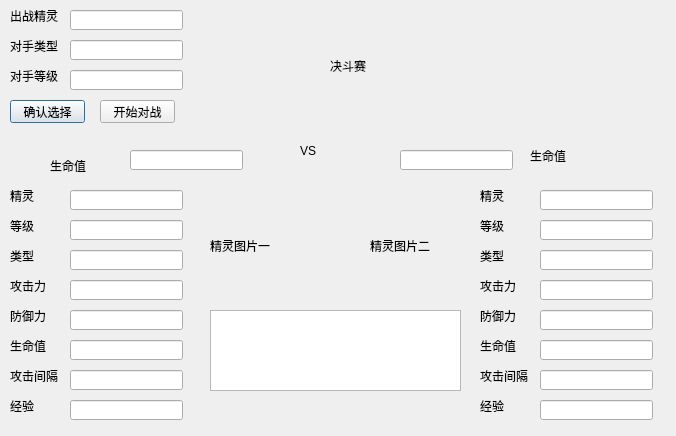
<?xml version="1.0" encoding="UTF-8"?>
<ui version="4.0">
 <class>fight1</class>
 <widget class="QDialog" name="fight1">
  <property name="geometry">
   <rect>
    <x>0</x>
    <y>0</y>
    <width>676</width>
    <height>436</height>
   </rect>
  </property>
  <property name="windowTitle">
   <string>Dialog</string>
  </property>
  <widget class="QLabel" name="label">
   <property name="geometry">
    <rect>
     <x>10</x>
     <y>10</y>
     <width>54</width>
     <height>12</height>
    </rect>
   </property>
   <property name="text">
    <string>出战精灵</string>
   </property>
  </widget>
  <widget class="QLabel" name="label_2">
   <property name="geometry">
    <rect>
     <x>10</x>
     <y>40</y>
     <width>54</width>
     <height>12</height>
    </rect>
   </property>
   <property name="text">
    <string>对手类型</string>
   </property>
  </widget>
  <widget class="QLabel" name="label_3">
   <property name="geometry">
    <rect>
     <x>10</x>
     <y>70</y>
     <width>54</width>
     <height>12</height>
    </rect>
   </property>
   <property name="text">
    <string>对手等级</string>
   </property>
  </widget>
  <widget class="QPushButton" name="pushButton">
   <property name="geometry">
    <rect>
     <x>10</x>
     <y>100</y>
     <width>75</width>
     <height>23</height>
    </rect>
   </property>
   <property name="text">
    <string>确认选择</string>
   </property>
  </widget>
  <widget class="QPushButton" name="pushButton_2">
   <property name="geometry">
    <rect>
     <x>100</x>
     <y>100</y>
     <width>75</width>
     <height>23</height>
    </rect>
   </property>
   <property name="text">
    <string>开始对战</string>
   </property>
  </widget>
  <widget class="QLabel" name="label_4">
   <property name="geometry">
    <rect>
     <x>50</x>
     <y>160</y>
     <width>54</width>
     <height>12</height>
    </rect>
   </property>
   <property name="text">
    <string>生命值</string>
   </property>
  </widget>
  <widget class="QLabel" name="label_5">
   <property name="geometry">
    <rect>
     <x>10</x>
     <y>190</y>
     <width>54</width>
     <height>12</height>
    </rect>
   </property>
   <property name="text">
    <string>精灵</string>
   </property>
  </widget>
  <widget class="QLabel" name="label_6">
   <property name="geometry">
    <rect>
     <x>10</x>
     <y>220</y>
     <width>54</width>
     <height>12</height>
    </rect>
   </property>
   <property name="text">
    <string>等级</string>
   </property>
  </widget>
  <widget class="QLabel" name="label_7">
   <property name="geometry">
    <rect>
     <x>10</x>
     <y>250</y>
     <width>54</width>
     <height>12</height>
    </rect>
   </property>
   <property name="text">
    <string>类型</string>
   </property>
  </widget>
  <widget class="QLabel" name="label_8">
   <property name="geometry">
    <rect>
     <x>10</x>
     <y>280</y>
     <width>54</width>
     <height>12</height>
    </rect>
   </property>
   <property name="text">
    <string>攻击力</string>
   </property>
  </widget>
  <widget class="QLabel" name="label_9">
   <property name="geometry">
    <rect>
     <x>10</x>
     <y>310</y>
     <width>54</width>
     <height>12</height>
    </rect>
   </property>
   <property name="text">
    <string>防御力</string>
   </property>
  </widget>
  <widget class="QLabel" name="label_10">
   <property name="geometry">
    <rect>
     <x>10</x>
     <y>340</y>
     <width>54</width>
     <height>12</height>
    </rect>
   </property>
   <property name="text">
    <string>生命值</string>
   </property>
  </widget>
  <widget class="QLabel" name="label_11">
   <property name="geometry">
    <rect>
     <x>10</x>
     <y>370</y>
     <width>54</width>
     <height>12</height>
    </rect>
   </property>
   <property name="text">
    <string>攻击间隔</string>
   </property>
  </widget>
  <widget class="QLabel" name="label_12">
   <property name="geometry">
    <rect>
     <x>10</x>
     <y>400</y>
     <width>54</width>
     <height>12</height>
    </rect>
   </property>
   <property name="text">
    <string>经验</string>
   </property>
  </widget>
  <widget class="QLineEdit" name="lineEdit">
   <property name="geometry">
    <rect>
     <x>70</x>
     <y>190</y>
     <width>113</width>
     <height>20</height>
    </rect>
   </property>
  </widget>
  <widget class="QLineEdit" name="lineEdit_2">
   <property name="geometry">
    <rect>
     <x>70</x>
     <y>220</y>
     <width>113</width>
     <height>20</height>
    </rect>
   </property>
  </widget>
  <widget class="QLineEdit" name="lineEdit_3">
   <property name="geometry">
    <rect>
     <x>70</x>
     <y>250</y>
     <width>113</width>
     <height>20</height>
    </rect>
   </property>
  </widget>
  <widget class="QLineEdit" name="lineEdit_4">
   <property name="geometry">
    <rect>
     <x>70</x>
     <y>280</y>
     <width>113</width>
     <height>20</height>
    </rect>
   </property>
  </widget>
  <widget class="QLineEdit" name="lineEdit_5">
   <property name="geometry">
    <rect>
     <x>70</x>
     <y>310</y>
     <width>113</width>
     <height>20</height>
    </rect>
   </property>
  </widget>
  <widget class="QLineEdit" name="lineEdit_6">
   <property name="geometry">
    <rect>
     <x>70</x>
     <y>340</y>
     <width>113</width>
     <height>20</height>
    </rect>
   </property>
  </widget>
  <widget class="QLineEdit" name="lineEdit_7">
   <property name="geometry">
    <rect>
     <x>70</x>
     <y>370</y>
     <width>113</width>
     <height>20</height>
    </rect>
   </property>
  </widget>
  <widget class="QLineEdit" name="lineEdit_8">
   <property name="geometry">
    <rect>
     <x>70</x>
     <y>400</y>
     <width>113</width>
     <height>20</height>
    </rect>
   </property>
  </widget>
  <widget class="QLineEdit" name="lineEdit_9">
   <property name="geometry">
    <rect>
     <x>70</x>
     <y>10</y>
     <width>113</width>
     <height>20</height>
    </rect>
   </property>
  </widget>
  <widget class="QLineEdit" name="lineEdit_10">
   <property name="geometry">
    <rect>
     <x>70</x>
     <y>40</y>
     <width>113</width>
     <height>20</height>
    </rect>
   </property>
  </widget>
  <widget class="QLineEdit" name="lineEdit_11">
   <property name="geometry">
    <rect>
     <x>70</x>
     <y>70</y>
     <width>113</width>
     <height>20</height>
    </rect>
   </property>
  </widget>
  <widget class="QLineEdit" name="lineEdit_12">
   <property name="geometry">
    <rect>
     <x>130</x>
     <y>150</y>
     <width>113</width>
     <height>20</height>
    </rect>
   </property>
  </widget>
  <widget class="QLabel" name="label_13">
   <property name="geometry">
    <rect>
     <x>480</x>
     <y>190</y>
     <width>54</width>
     <height>12</height>
    </rect>
   </property>
   <property name="text">
    <string>精灵</string>
   </property>
  </widget>
  <widget class="QLineEdit" name="lineEdit_13">
   <property name="geometry">
    <rect>
     <x>540</x>
     <y>190</y>
     <width>113</width>
     <height>20</height>
    </rect>
   </property>
  </widget>
  <widget class="QLabel" name="label_14">
   <property name="geometry">
    <rect>
     <x>480</x>
     <y>220</y>
     <width>54</width>
     <height>12</height>
    </rect>
   </property>
   <property name="text">
    <string>等级</string>
   </property>
  </widget>
  <widget class="QLabel" name="label_15">
   <property name="geometry">
    <rect>
     <x>480</x>
     <y>250</y>
     <width>54</width>
     <height>12</height>
    </rect>
   </property>
   <property name="text">
    <string>类型</string>
   </property>
  </widget>
  <widget class="QLabel" name="label_16">
   <property name="geometry">
    <rect>
     <x>480</x>
     <y>280</y>
     <width>54</width>
     <height>12</height>
    </rect>
   </property>
   <property name="text">
    <string>攻击力</string>
   </property>
  </widget>
  <widget class="QLabel" name="label_17">
   <property name="geometry">
    <rect>
     <x>480</x>
     <y>310</y>
     <width>54</width>
     <height>12</height>
    </rect>
   </property>
   <property name="text">
    <string>防御力</string>
   </property>
  </widget>
  <widget class="QLabel" name="label_18">
   <property name="geometry">
    <rect>
     <x>480</x>
     <y>340</y>
     <width>54</width>
     <height>12</height>
    </rect>
   </property>
   <property name="text">
    <string>生命值</string>
   </property>
  </widget>
  <widget class="QLabel" name="label_19">
   <property name="geometry">
    <rect>
     <x>480</x>
     <y>370</y>
     <width>54</width>
     <height>12</height>
    </rect>
   </property>
   <property name="text">
    <string>攻击间隔</string>
   </property>
  </widget>
  <widget class="QLabel" name="label_20">
   <property name="geometry">
    <rect>
     <x>480</x>
     <y>400</y>
     <width>54</width>
     <height>12</height>
    </rect>
   </property>
   <property name="text">
    <string>经验</string>
   </property>
  </widget>
  <widget class="QLineEdit" name="lineEdit_14">
   <property name="geometry">
    <rect>
     <x>540</x>
     <y>220</y>
     <width>113</width>
     <height>20</height>
    </rect>
   </property>
  </widget>
  <widget class="QLineEdit" name="lineEdit_15">
   <property name="geometry">
    <rect>
     <x>540</x>
     <y>250</y>
     <width>113</width>
     <height>20</height>
    </rect>
   </property>
  </widget>
  <widget class="QLineEdit" name="lineEdit_16">
   <property name="geometry">
    <rect>
     <x>540</x>
     <y>280</y>
     <width>113</width>
     <height>20</height>
    </rect>
   </property>
  </widget>
  <widget class="QLineEdit" name="lineEdit_17">
   <property name="geometry">
    <rect>
     <x>540</x>
     <y>310</y>
     <width>113</width>
     <height>20</height>
    </rect>
   </property>
  </widget>
  <widget class="QLineEdit" name="lineEdit_18">
   <property name="geometry">
    <rect>
     <x>540</x>
     <y>340</y>
     <width>113</width>
     <height>20</height>
    </rect>
   </property>
  </widget>
  <widget class="QLineEdit" name="lineEdit_19">
   <property name="geometry">
    <rect>
     <x>540</x>
     <y>370</y>
     <width>113</width>
     <height>20</height>
    </rect>
   </property>
  </widget>
  <widget class="QLineEdit" name="lineEdit_20">
   <property name="geometry">
    <rect>
     <x>540</x>
     <y>400</y>
     <width>113</width>
     <height>20</height>
    </rect>
   </property>
  </widget>
  <widget class="QLabel" name="label_21">
   <property name="geometry">
    <rect>
     <x>530</x>
     <y>150</y>
     <width>54</width>
     <height>12</height>
    </rect>
   </property>
   <property name="text">
    <string>生命值</string>
   </property>
  </widget>
  <widget class="QLineEdit" name="lineEdit_21">
   <property name="geometry">
    <rect>
     <x>400</x>
     <y>150</y>
     <width>113</width>
     <height>20</height>
    </rect>
   </property>
  </widget>
  <widget class="QLabel" name="label_22">
   <property name="geometry">
    <rect>
     <x>330</x>
     <y>40</y>
     <width>261</width>
     <height>51</height>
    </rect>
   </property>
   <property name="styleSheet">
    <string notr="true">font: 28pt &quot;04b_21&quot;;</string>
   </property>
   <property name="text">
    <string>决斗赛</string>
   </property>
  </widget>
  <widget class="QLabel" name="label_23">
   <property name="geometry">
    <rect>
     <x>300</x>
     <y>135</y>
     <width>54</width>
     <height>31</height>
    </rect>
   </property>
   <property name="styleSheet">
    <string notr="true">font: 18pt &quot;04b_21&quot;;</string>
   </property>
   <property name="text">
    <string>VS</string>
   </property>
  </widget>
  <widget class="QLabel" name="label_24">
   <property name="geometry">
    <rect>
     <x>210</x>
     <y>210</y>
     <width>81</width>
     <height>71</height>
    </rect>
   </property>
   <property name="text">
    <string>精灵图片一</string>
   </property>
  </widget>
  <widget class="QLabel" name="label_25">
   <property name="geometry">
    <rect>
     <x>370</x>
     <y>210</y>
     <width>81</width>
     <height>71</height>
    </rect>
   </property>
   <property name="text">
    <string>精灵图片二</string>
   </property>
  </widget>
  <widget class="QTextEdit" name="textEdit">
   <property name="geometry">
    <rect>
     <x>210</x>
     <y>310</y>
     <width>251</width>
     <height>81</height>
    </rect>
   </property>
  </widget>
 </widget>
 <resources/>
 <connections/>
</ui>
